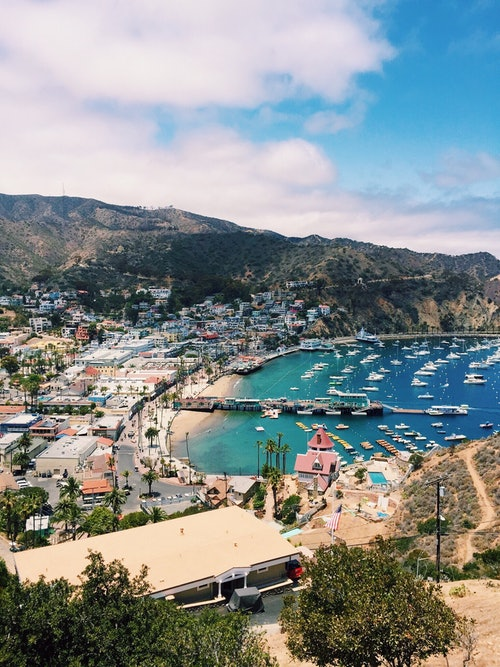
#> input picture img_library/sample(1).jpg, 500 x 667 px; its folder holds only this picture in this run
$ python mosaic.py 'img_library/sample(1).jpg'   (Python 2 division)
#> lines starting #> are read from the running program, lines starting #| are printed output that depends on the picture
#Kevin Lovell
#Image Mosaic
#April 09,2017
import argparse
import os
import numpy as np
import scipy as sp
from scipy import signal
import cv2

longest_dim = 4000
tile_dim = 40

#Find the average colour of an image given the entire image or a part of an image
#This function is used to find the average colour of every photo and the average colour of every tile
def findavg(img):
	avgcolour = np.average(img,axis=0)
	avgcolour = np.average(avgcolour, axis=0)
	avgcolour = int(avgcolour[0]),int(avgcolour[1]),int(avgcolour[2])
	return avgcolour


def mosaic(imgfile):
	#Reading in images
#> called with imgfile = 'img_library/sample(1).jpg'
	img = cv2.imread(imgfile)
#> img is the input picture: shape (667, 500, 3); mean B, G, R 143.4, 143.2, 135.8
	img1 = img
	img1_height, img1_width, _= sp.ndimage.imread(imgfile).shape
#> img1_height = 667; img1_width = 500

	#Preserves the dimensions of the image while increasing image size
	if (img1_width > img1_height):
		img_width = longest_dim
		img_height = (img1_height * (img_width/img1_width))
		img_height = img_height - (img_height%tile_dim)
	elif(img1_height > img1_width):
		img_height = longest_dim
		img_width = (img1_width * (img_height/img1_height))
#> img_width = 2500
		img_width = img_width - (img_width%tile_dim)
#> img_width = 2480
	else:
		img_height, img_width = longest_dim

	img1 = cv2.resize(img1,(img_width,img_height))
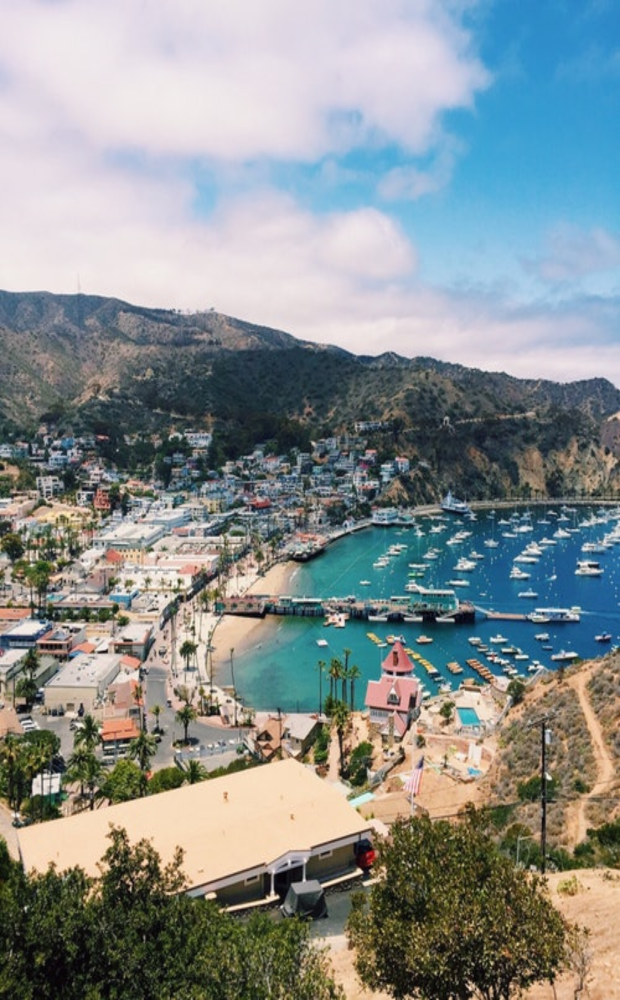
#> img1: shape (4000, 2480, 3) (shown at 1/4 size); mean B, G, R 143.2, 143.1, 135.6

	tile_colour = {}
	image_info = {}
	tile_dir = ".\img_library"
	#Reads through every file in the image directory and obtains the average colour in every image and the image properties
	for file in os.listdir(tile_dir):
		path = os.path.join(tile_dir,file)
		image_info[file]  = cv2.imread(path)
		avg_colour_tile = findavg(image_info[file])
#> in findavg, `avgcolour = np.average(img,axis=0)`: avgcolour = 500 rows, first 8: [128.5, 135.7, 138.9], [129.8, 137.2, 140.2], [130.5, 137.4, 140.8], [131.4, 138.2, 141.7], [132.2, 139.1, 142.8], [131.8, 139, 142.7], [131.9, 139.1, 142.9], [133.1, 140.2, 144]
#> in findavg, `avgcolour = np.average(avgcolour, axis=0)`: avgcolour = [143.4, 143.2, 135.8]
#> in findavg, `avgcolour = int(avgcolour[0]),int(avgcolour[1]),int(avgcolour[2])`: avgcolour = (143, 143, 135)
#> avg_colour_tile = (143, 143, 135)
		tile_colour[file] = avg_colour_tile


	for i in range (0, img_height, tile_dim):
		for j in range (0, img_width, tile_dim):
			avg = findavg(img1[i:i+tile_dim,j:j+tile_dim]) #avg colour in img block
			colour_dist_list = {} #hash of filename to colour difference
	 		for k in tile_colour:
	 			tavg = tile_colour[k] # tavg is the average colour of a lib image
	 			colour_dist = abs(avg[0]-tavg[0]) + abs(avg[1]-tavg[1]) + abs(avg[2]-tavg[2]) # finds difference between colours
	 			colour_dist_list[colour_dist] = k # records colour distance of every image

	 		# finds the best image match be finding the image with smallest average colour difference
			closest_match_dist = sorted(colour_dist_list)[0]
	 		closest_match_file = colour_dist_list[closest_match_dist]


	 		tile_block = image_info[closest_match_file]
	 		tile_block = cv2.resize(tile_block,(tile_dim,tile_dim))
	 		#Replaces image block with new image from library
	 		img1[i:i+tile_dim,j:j+tile_dim] = tile_block
#> this loop made 100 passes
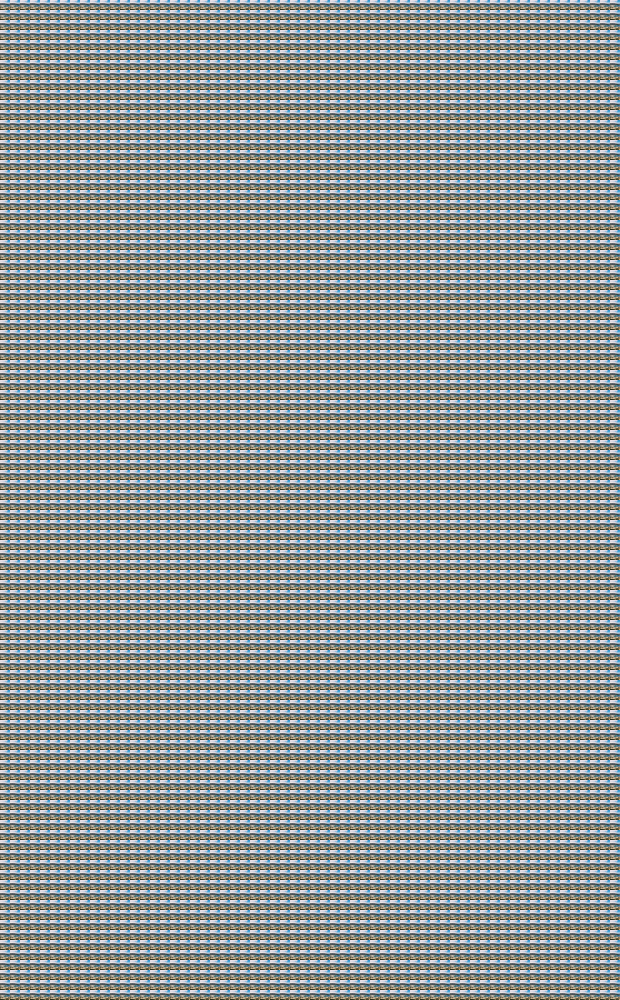
#> img1: shape (4000, 2480, 3) (shown at 1/4 size); mean B, G, R 144.3, 144.2, 136.8

	cv2.imwrite('mosaic.jpg', img1)
	img1 = cv2.resize(img1,(img1_height, img1_height))
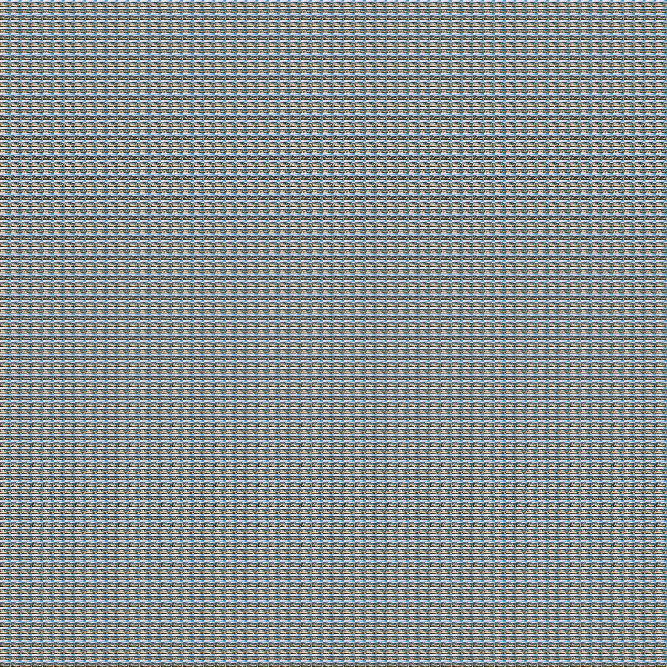
#> img1: shape (667, 667, 3); mean B, G, R 144.2, 144.1, 136.7
	while(True):
		cv2.namedWindow("Mosaic", cv2.WINDOW_NORMAL)

		window_height = 600.0
		window_width = img1_width * (window_height/img1_height)

		cv2.resizeWindow('Mosaic', int(window_width),int(window_height))

		cv2.imshow('Mosaic',img)
		cv2.imshow('Mosaic',img1)
		if cv2.waitKey(1) & 0xFF == ord('q'):
#> (key q is pressed here)
			break

	#img1.release()
	cv2.destroyAllWindows()

if __name__ == '__main__':
    parser = argparse.ArgumentParser(description='Final Project')
    parser.add_argument('imgfile', help='Output file')
    args = parser.parse_args()

    mosaic(args.imgfile)

$ run again, on img_library/sample(5).jpg
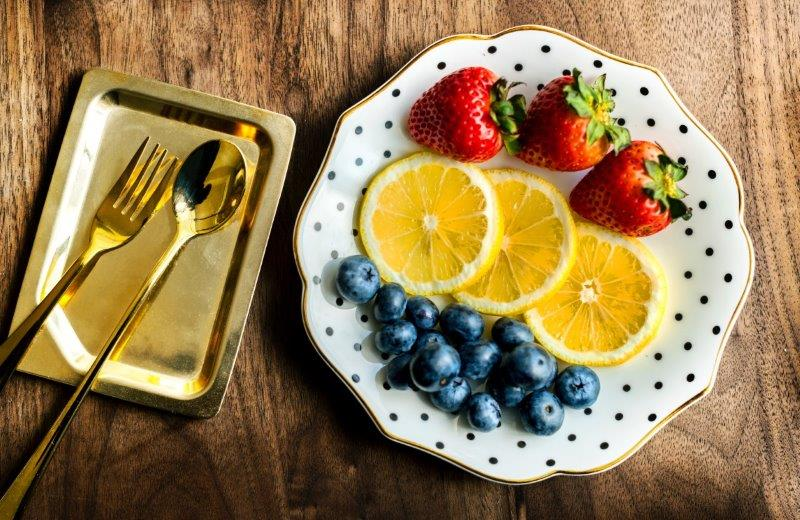
#> input picture img_library/sample(5).jpg, 800 x 520 px
#> in mosaic, img is the input picture: shape (520, 800, 3); mean B, G, R 85.7, 125.7, 150.8
#> img1_height = 520; img1_width = 800
#> img_height = 2600
#> in findavg, `avgcolour = np.average(img,axis=0)`: avgcolour = 800 rows, first 8: [47.94, 84.69, 116.5], [52.42, 89.4, 120.5], [49, 84.93, 115.5], [49.21, 84.92, 114.6], [50.51, 85.25, 114.4], [46.8, 81.69, 110.4], [45.42, 80.32, 109.4], [46.08, 81.97, 111.5]
#> in findavg, `avgcolour = np.average(avgcolour, axis=0)`: avgcolour = [85.65, 125.7, 150.8]
#> in findavg, `avgcolour = int(avgcolour[0]),int(avgcolour[1]),int(avgcolour[2])`: avgcolour = (85, 125, 150)
#> the loop in mosaic, `for i in range (0, img_height, tile_dim):` made 65 passes
#> after the loop in mosaic, `for i in range (0, img_height, tile_dim):`:
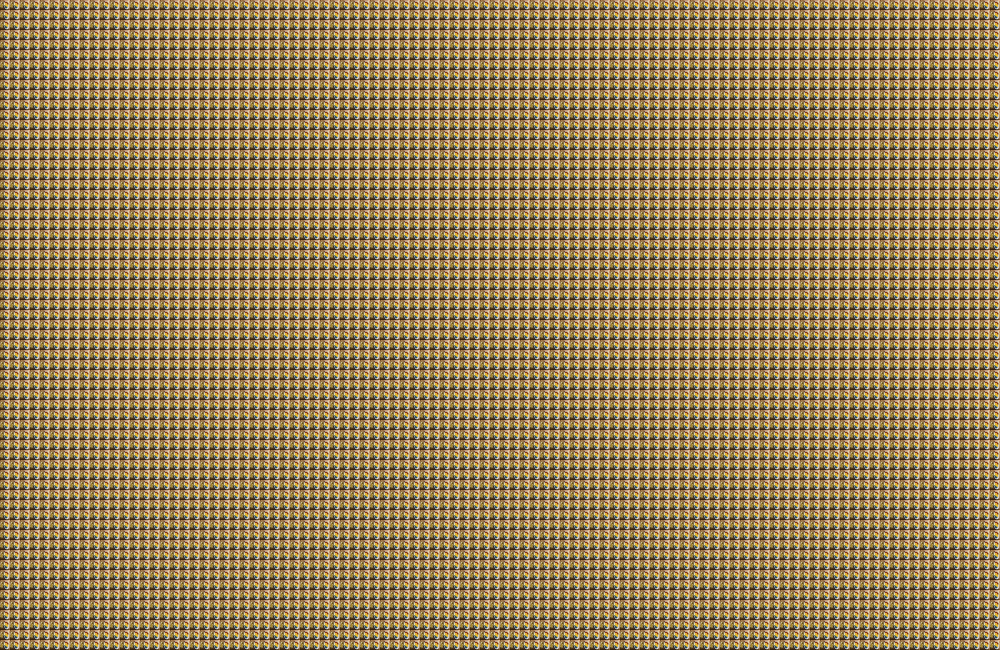
#> img1: shape (2600, 4000, 3) (shown at 1/4 size); mean B, G, R 86.7, 126.2, 151
#> in mosaic, `img1 = cv2.resize(img1,(img1_height, img1_height))`:
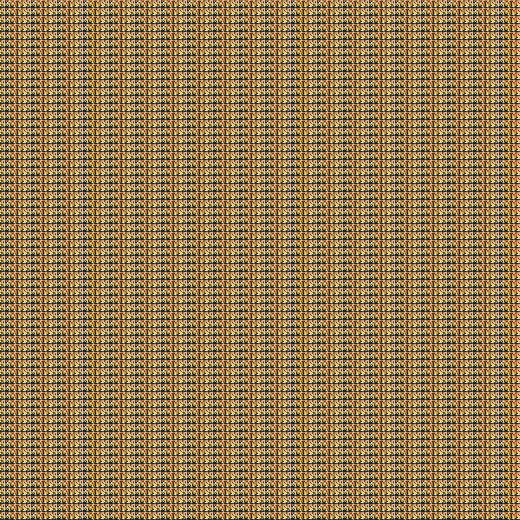
#> img1: shape (520, 520, 3); mean B, G, R 82.6, 123.2, 149.1

$ run again, on img_library/sample(6).jpg
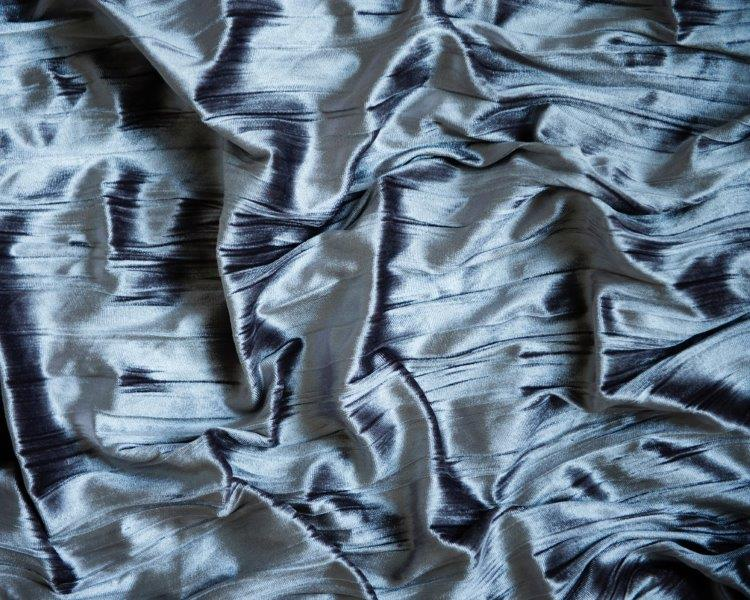
#> input picture img_library/sample(6).jpg, 750 x 600 px
#> in mosaic, img is the input picture: shape (600, 750, 3); mean B, G, R 131.2, 114.9, 97.9
#> img1_height = 600; img1_width = 750
#> img_height = 3000
#> in findavg, `avgcolour = np.average(img,axis=0)`: avgcolour = 750 rows, first 8: [116, 98.75, 83.34], [115.5, 98.76, 83.09], [116.3, 99.38, 84.27], [114.2, 97.74, 82.5], [116.1, 99.57, 84.88], [115.4, 99.28, 84.3], [115.4, 98.81, 84.17], [116.6, 100.2, 85.14]
#> in findavg, `avgcolour = np.average(avgcolour, axis=0)`: avgcolour = [131.2, 114.9, 97.93]
#> in findavg, `avgcolour = int(avgcolour[0]),int(avgcolour[1]),int(avgcolour[2])`: avgcolour = (131, 114, 97)
#> the loop in mosaic, `for i in range (0, img_height, tile_dim):` made 75 passes
#> after the loop in mosaic, `for i in range (0, img_height, tile_dim):`:
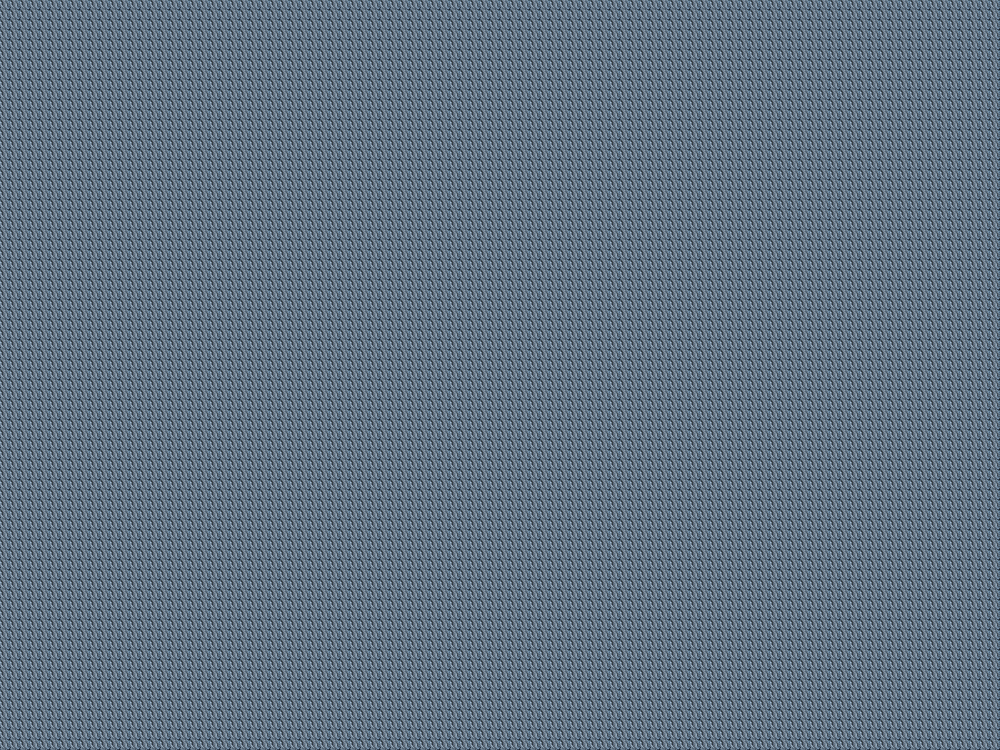
#> img1: shape (3000, 4000, 3) (shown at 1/4 size); mean B, G, R 130.3, 113.9, 97
#> in mosaic, `img1 = cv2.resize(img1,(img1_height, img1_height))`:
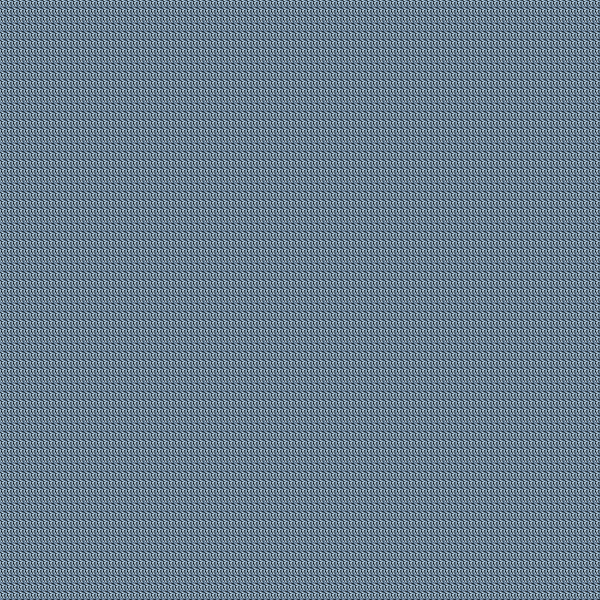
#> img1: shape (600, 600, 3); mean B, G, R 140.7, 124, 104.9

$ run again, on img_library/sample(2).jpg
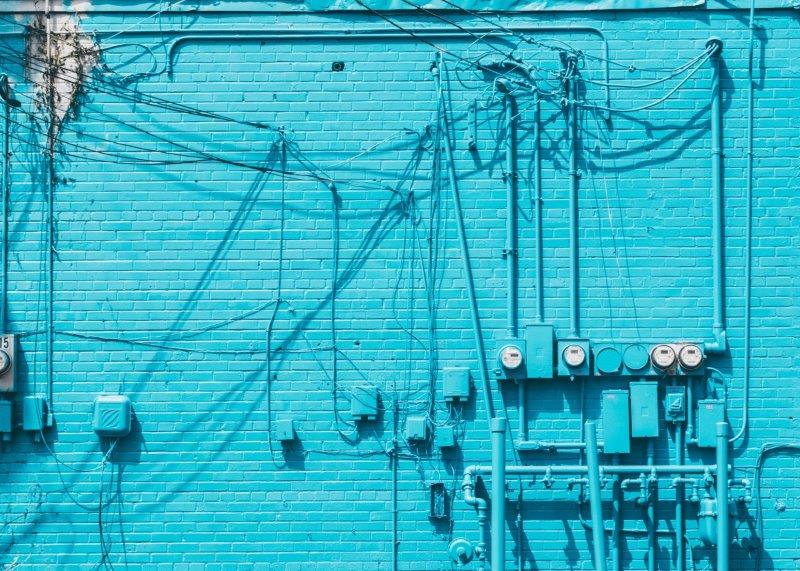
#> input picture img_library/sample(2).jpg, 800 x 571 px
#> in mosaic, img is the input picture: shape (571, 800, 3); mean B, G, R 197.7, 177.5, 47
#> img1_height = 571; img1_width = 800
#> in mosaic, `img_height = (img1_height * (img_width/img1_width))`: img_height = 2855
#> in mosaic, `img_height = img_height - (img_height%tile_dim)`: img_height = 2840
#> in findavg, `avgcolour = np.average(img,axis=0)`: avgcolour = 800 rows, first 8: [169.6, 146.1, 37.62], [166.9, 144.3, 35.01], [170.1, 148.7, 38.56], [170.7, 150.3, 42.23], [157.9, 137.2, 34.61], [141.9, 121.1, 24.84], [132.3, 110.4, 20.55], [137.7, 115.9, 24.92]
#> in findavg, `avgcolour = np.average(avgcolour, axis=0)`: avgcolour = [197.7, 177.5, 47.04]
#> in findavg, `avgcolour = int(avgcolour[0]),int(avgcolour[1]),int(avgcolour[2])`: avgcolour = (197, 177, 47)
#> the loop in mosaic, `for i in range (0, img_height, tile_dim):` made 71 passes
#> after the loop in mosaic, `for i in range (0, img_height, tile_dim):`:
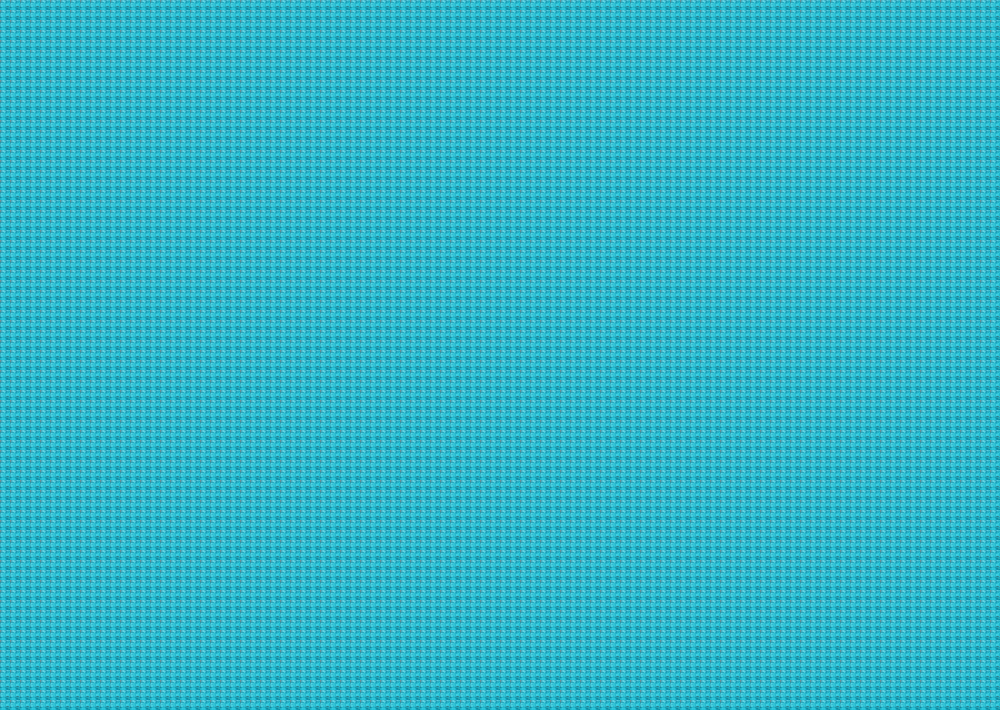
#> img1: shape (2840, 4000, 3) (shown at 1/4 size); mean B, G, R 200.3, 180.1, 48.4
#> in mosaic, `img1 = cv2.resize(img1,(img1_height, img1_height))`:
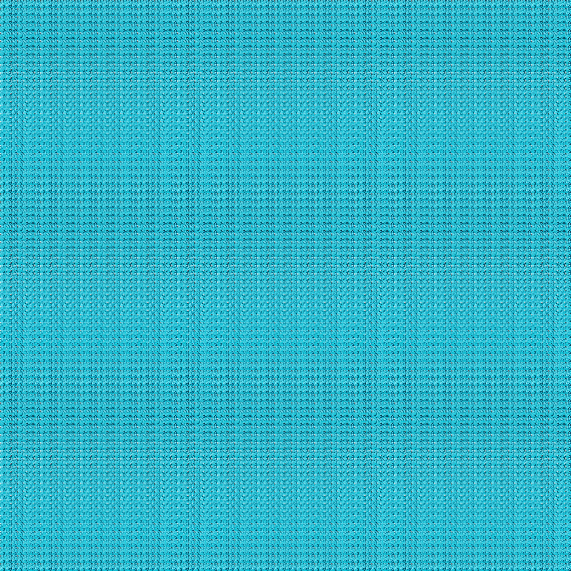
#> img1: shape (571, 571, 3); mean B, G, R 200.1, 179.9, 48.3
